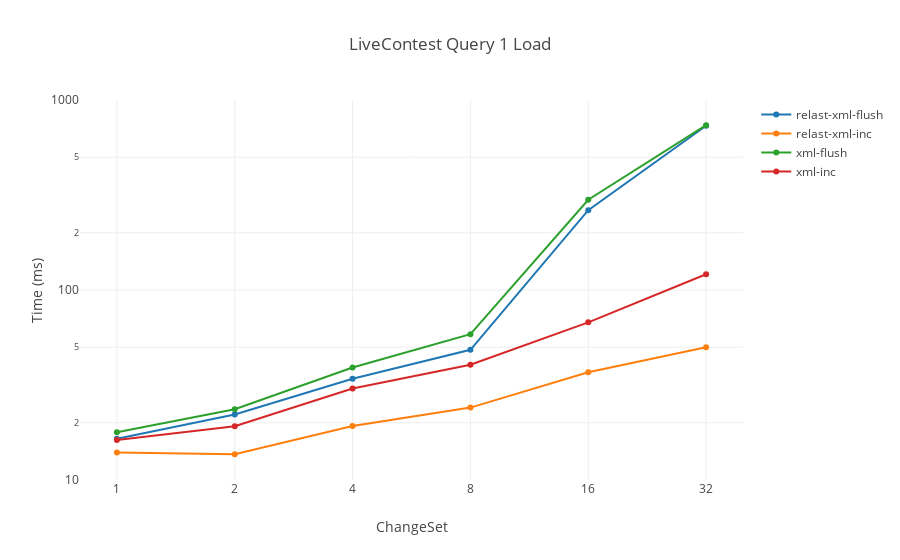

Notebook cell for this chart:
### Code cell
# create multiple scatters, filter df by Tool for each tool
traces = []
for toolname in df['Tool'].unique():
    sub = df[df['Tool'] == toolname]
    trace = go.Scatter(x = sub['ChangeSet'], y = sub['mean'],
                       name=toolname.replace('jastadd-ttc18-', ''))
    traces.append(trace)
layout = go.Layout(title='LiveContest Query 1 Load',
                   #plot_bgcolor='rgb(230, 230,230)',
                   yaxis=dict(type='log', range=[1, 3], dtick='D2', title='Time (ms)'),
                   xaxis=dict(type='log', title='ChangeSet', tickvals=[2**i for i in range(6)]),
                   showlegend=True)
fig = go.Figure(data=traces, layout=layout)

plotly.offline.iplot(fig)

### Figure 1 — Plotly figure (JSON) as saved in the notebook; plotly's stock layout.template omitted (floating-point values rounded to 4 significant figures)
{"data": [{"name": "relast-xml-flush", "type": "scatter", "uid": "db282d38-9a17-11e8-b9b8-3052cbe8778f", "x": [1, 2, 4, 8, 16, 32], "y": [16.47, 22.11, 34.14, 48.46, 263.1, 732.0]}, {"name": "relast-xml-inc", "type": "scatter", "uid": "db282f9a-9a17-11e8-b9b8-3052cbe8778f", "x": [1, 2, 4, 8, 16, 32], "y": [13.95, 13.66, 19.25, 24.05, 36.89, 50.03]}, {"name": "xml-flush", "type": "scatter", "uid": "db28312a-9a17-11e8-b9b8-3052cbe8778f", "x": [1, 2, 4, 8, 16, 32], "y": [17.85, 23.58, 39.09, 58.54, 298.5, 736.9]}, {"name": "xml-inc", "type": "scatter", "uid": "db283288-9a17-11e8-b9b8-3052cbe8778f", "x": [1, 2, 4, 8, 16, 32], "y": [16.23, 19.17, 30.3, 40.42, 67.58, 121.0]}], "layout": {"showlegend": true, "title": "LiveContest Query 1 Load", "xaxis": {"tickvals": [1, 2, 4, 8, 16, 32], "title": "ChangeSet", "type": "log"}, "yaxis": {"dtick": "D2", "range": [1, 3], "title": "Time (ms)", "type": "log"}}}
